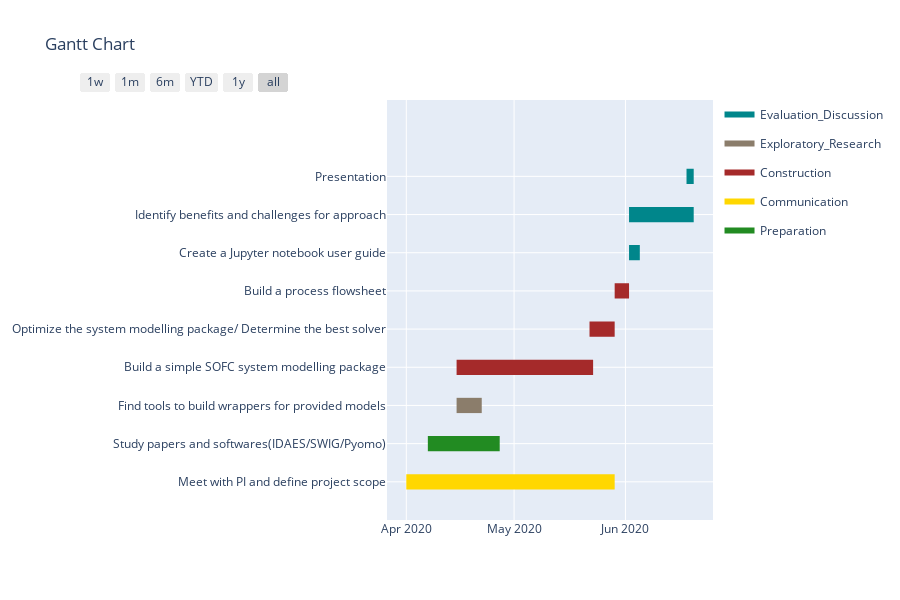

The notebook cell saved with this chart:
### Code cell
import matplotlib.pyplot as plt
import plotly.figure_factory as ff
%matplotlib inline

df = [dict(Task='Meet with PI and define project scope', Start='2020-04-01', Finish='2020-05-29', Resource='Communication'),
      dict(Task='Study papers and softwares(IDAES/SWIG/Pyomo)', Start='2020-04-07', Finish='2020-04-27', Resource='Preparation'),
      dict(Task='Find tools to build wrappers for provided models', Start='2020-04-15', Finish='2020-04-22', Resource='Exploratory_Research'),
      dict(Task='Build a simple SOFC system modelling package', Start='2020-04-15', Finish='2020-05-23', Resource='Construction'),
      dict(Task='Optimize the system modelling package/ Determine the best solver', Start='2020-05-22', Finish='2020-05-29', Resource='Construction'),
      dict(Task='Build a process flowsheet', Start='2020-05-29', Finish='2020-06-02', Resource='Construction'),
      dict(Task='Create a Jupyter notebook user guide', Start='2020-06-02', Finish='2020-06-05', Resource='Evaluation_Discussion'),
      dict(Task='Identify benefits and challenges for approach', Start='2020-06-02', Finish='2020-06-20', Resource='Evaluation_Discussion'),
      dict(Task='Presentation', Start='2020-06-18', Finish='2020-06-20', Resource='Evaluation_Discussion')]


colors = dict(Communication = '#FFD700',
              Preparation = '#228B22',
              Exploratory_Research = '#8B7D6B',
              Construction = '#A52A2A',
              Evaluation_Discussion = '#00868B')

plt = ff.create_gantt(df, colors=colors, index_col='Resource',showgrid_x=True, showgrid_y=True,
                      show_colorbar=True)

plt.show()
plt.savefig.format

### Figure 1 — Plotly figure (JSON) as saved in the notebook; plotly's stock layout.template omitted (floating-point values rounded to 4 significant figures)
{"data": [{"fill": "toself", "fillcolor": "rgb(0, 134, 139)", "hoverinfo": "name", "legendgroup": "rgb(0, 134, 139)", "mode": "none", "name": "Evaluation_Discussion", "type": "scatter", "x": ["2020-06-02", "2020-06-05", "2020-06-05", "2020-06-02", "2020-06-02", "2020-06-02", "2020-06-20", "2020-06-20", "2020-06-02", "2020-06-02", "2020-06-18", "2020-06-20", "2020-06-20", "2020-06-18"], "y": [5.8, 5.8, 6.2, 6.2, null, 6.8, 6.8, 7.2, 7.2, null, 7.8, 7.8, 8.2, 8.2]}, {"fill": "toself", "fillcolor": "rgb(139, 125, 107)", "hoverinfo": "name", "legendgroup": "rgb(139, 125, 107)", "mode": "none", "name": "Exploratory_Research", "type": "scatter", "x": ["2020-04-15", "2020-04-22", "2020-04-22", "2020-04-15"], "y": [1.8, 1.8, 2.2, 2.2]}, {"fill": "toself", "fillcolor": "rgb(165, 42, 42)", "hoverinfo": "name", "legendgroup": "rgb(165, 42, 42)", "mode": "none", "name": "Construction", "type": "scatter", "x": ["2020-04-15", "2020-05-23", "2020-05-23", "2020-04-15", "2020-04-15", "2020-05-22", "2020-05-29", "2020-05-29", "2020-05-22", "2020-05-22", "2020-05-29", "2020-06-02", "2020-06-02", "2020-05-29"], "y": [2.8, 2.8, 3.2, 3.2, null, 3.8, 3.8, 4.2, 4.2, null, 4.8, 4.8, 5.2, 5.2]}, {"fill": "toself", "fillcolor": "rgb(255, 215, 0)", "hoverinfo": "name", "legendgroup": "rgb(255, 215, 0)", "mode": "none", "name": "Communication", "type": "scatter", "x": ["2020-04-01", "2020-05-29", "2020-05-29", "2020-04-01"], "y": [-0.2, -0.2, 0.2, 0.2]}, {"fill": "toself", "fillcolor": "rgb(34, 139, 34)", "hoverinfo": "name", "legendgroup": "rgb(34, 139, 34)", "mode": "none", "name": "Preparation", "type": "scatter", "x": ["2020-04-07", "2020-04-27", "2020-04-27", "2020-04-07"], "y": [0.8, 0.8, 1.2, 1.2]}, {"legendgroup": "rgb(0, 134, 139)", "marker": {"color": "rgb(0, 134, 139)", "opacity": 0, "size": 1}, "mode": "markers", "name": "", "showlegend": false, "text": [null, null, null, null, null, null], "type": "scatter", "x": ["2020-06-02", "2020-06-05", "2020-06-02", "2020-06-20", "2020-06-18", "2020-06-20"], "y": [6, 6, 7, 7, 8, 8]}, {"legendgroup": "rgb(139, 125, 107)", "marker": {"color": "rgb(139, 125, 107)", "opacity": 0, "size": 1}, "mode": "markers", "name": "", "showlegend": false, "text": [null, null], "type": "scatter", "x": ["2020-04-15", "2020-04-22"], "y": [2, 2]}, {"legendgroup": "rgb(165, 42, 42)", "marker": {"color": "rgb(165, 42, 42)", "opacity": 0, "size": 1}, "mode": "markers", "name": "", "showlegend": false, "text": [null, null, null, null, null, null], "type": "scatter", "x": ["2020-04-15", "2020-05-23", "2020-05-22", "2020-05-29", "2020-05-29", "2020-06-02"], "y": [3, 3, 4, 4, 5, 5]}, {"legendgroup": "rgb(255, 215, 0)", "marker": {"color": "rgb(255, 215, 0)", "opacity": 0, "size": 1}, "mode": "markers", "name": "", "showlegend": false, "text": [null, null], "type": "scatter", "x": ["2020-04-01", "2020-05-29"], "y": [0, 0]}, {"legendgroup": "rgb(34, 139, 34)", "marker": {"color": "rgb(34, 139, 34)", "opacity": 0, "size": 1}, "mode": "markers", "name": "", "showlegend": false, "text": [null, null], "type": "scatter", "x": ["2020-04-07", "2020-04-27"], "y": [1, 1]}], "layout": {"height": 600, "hovermode": "closest", "showlegend": true, "title": {"text": "Gantt Chart"}, "xaxis": {"rangeselector": {"buttons": [{"count": 7, "label": "1w", "step": "day", "stepmode": "backward"}, {"count": 1, "label": "1m", "step": "month", "stepmode": "backward"}, {"count": 6, "label": "6m", "step": "month", "stepmode": "backward"}, {"count": 1, "label": "YTD", "step": "year", "stepmode": "todate"}, {"count": 1, "label": "1y", "step": "year", "stepmode": "backward"}, {"step": "all"}]}, "showgrid": true, "type": "date", "zeroline": false}, "yaxis": {"autorange": false, "range": [-1, 10], "showgrid": true, "ticktext": ["Meet with PI and define project scope", "Study papers and softwares(IDAES/SWIG/Pyomo)", "Find tools to build wrappers for provided models", "Build a simple SOFC system modelling package", "Optimize the system modelling package/ Determine the best solver", "Build a process flowsheet", "Create a Jupyter notebook user guide", "Identify benefits and challenges for approach", "Presentation"], "tickvals": [0, 1, 2, 3, 4, 5, 6, 7, 8], "zeroline": false}}}
